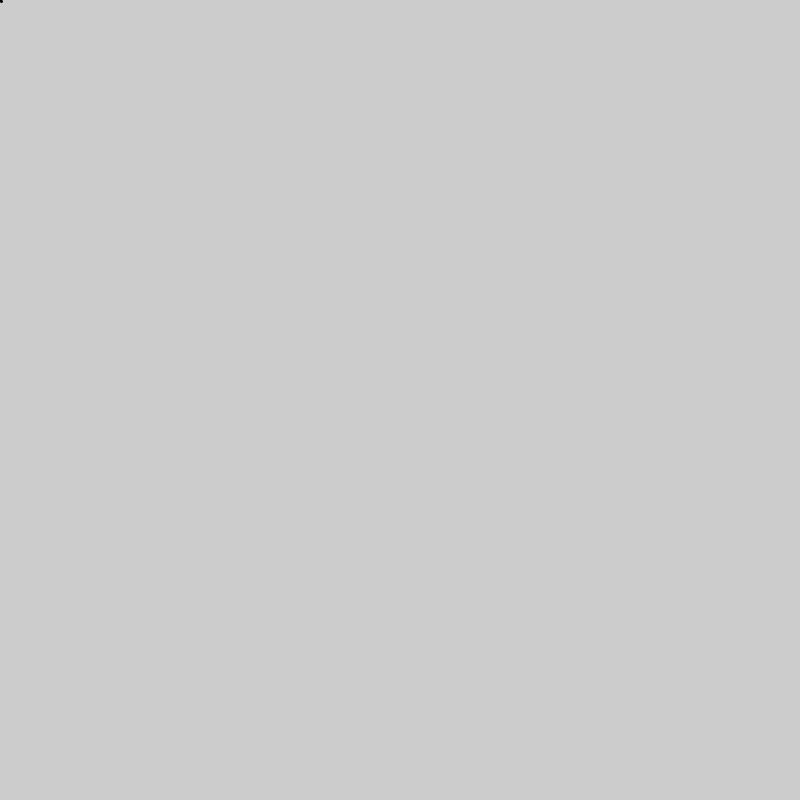
Frame 1 (no input)
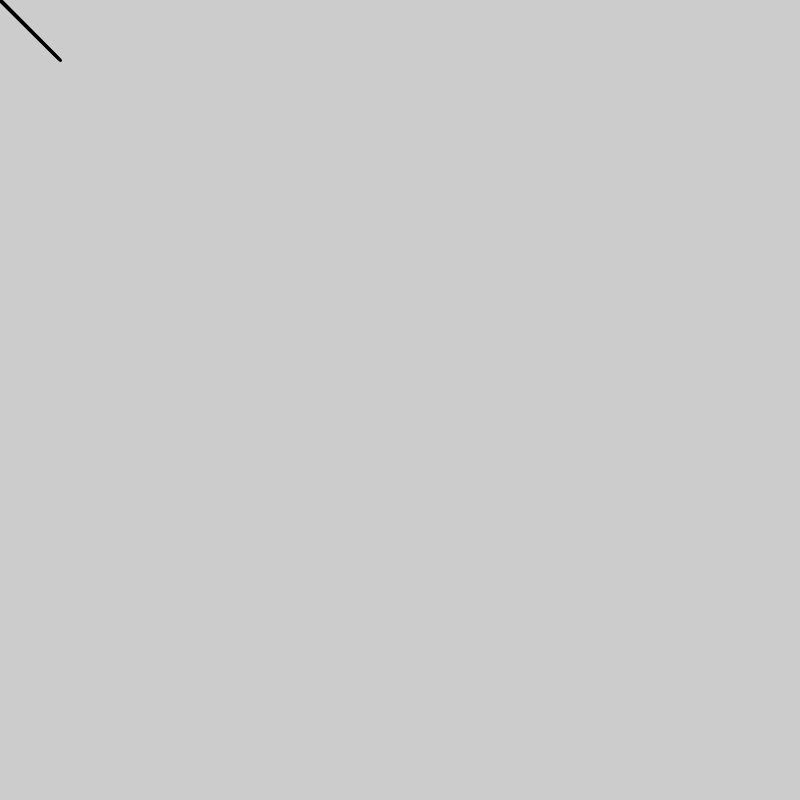
Frame 60 (the mouse pressed at the canvas centre just before this capture)
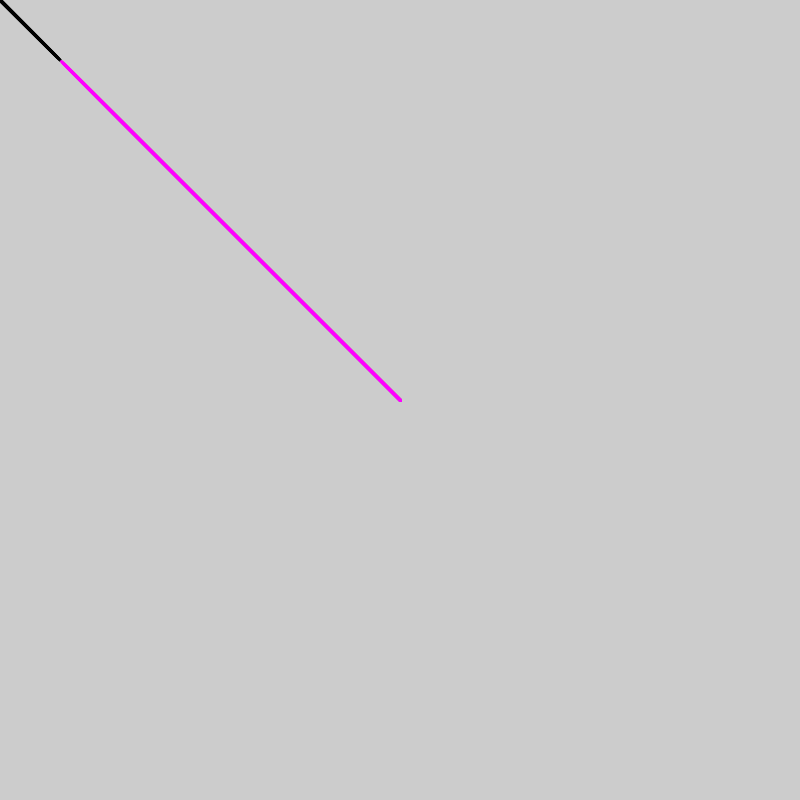
Frame 120 (the mouse held since frame 60 and released just before this capture)

The Processing sketch that drew these frames (run headless with seeded random() and noise(); from frame 60 on, the mouse is pressed at the canvas centre):

// Processing sketch: processing_125226
// ── processing_125226.pde

float b= 1;
float c= 2;
float d= 4;

void setup() {
  size(800,800);
  loop();
  
}

void draw() {
  fill(mouseX,0, mouseY);
  stroke(mouseX, 0, mouseY);
  strokeWeight(3);
  line(b,b, mouseX,mouseY);
  
  b = b+1;
  c = c+2;
  d = d+2;
}
